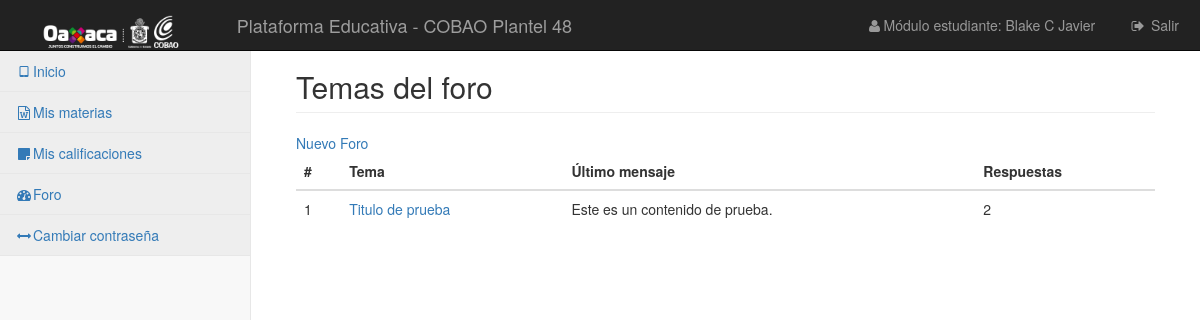
The app's page /vistas/foro/listar-f-e.php (signed in) with its own data.
### tables this page shows
CREATE TABLE `foro_foro` (
  `id_foro` int(11) NOT NULL,
  `id_forocategoria` int(11) NOT NULL,
  `foro` varchar(250) NOT NULL,
  `descripcion` text NOT NULL
);

CREATE TABLE `foro_temas` (
  `id_tema` int(11) NOT NULL,
  `id_foro` int(11) NOT NULL,
  `titulo` varchar(250) NOT NULL,
  `contenido` text NOT NULL,
  `fecha` date NOT NULL,
  `id_usuario` int(5) NOT NULL,
  `activo` int(1) NOT NULL,
  `hits` int(11) NOT NULL
);

### librerias/Simple_sessions.php (called while the page is built, shortened)
<?php
class Simple_sessions{
private $my_sess;
public function  __construct($sess_name = 'simple_sessions'){
$this->my_sess = &$_SESSION;
}
public function check_sess($name){
return isset($this->my_sess[$name]);
}
public function get_value($name){
if($this->check_sess($name)){
return $this->my_sess[$name];
}
return false;
}
}
?>

### vistas/foro/listar-f-e.php (the view, shortened to what this page needs)
<?php
require_once '../../librerias/Simple_sessions.php';
$obj_ses = new Simple_sessions();
if ($obj_ses->check_sess('userid')) {
    include "../../control/conexion.php";
    ?>
    <!DOCTYPE html>
    <html lang="es">
    <head>
        <link href="../../css/bootstrap.min.css" rel="stylesheet">
        <link href="../../css/metisMenu.min.css" rel="stylesheet">
        <link href="../../css/timeline.css" rel="stylesheet">
        <link href="../../css/startmin.css" rel="stylesheet">
        <link href="../../css/morris.css" rel="stylesheet">
        <link href="../../css/font-awesome.min.css" rel="stylesheet" type="text/css">
    </head>
    <body>
    <div id="wrapper">
        <nav class="navbar navbar-inverse navbar-fixed-top" role="navigation">
            <div class="navbar-header">
                <a class="navbar-brand" href="#"><img src="../../img/cobaojj.png" style="height: 33px"></a>
            </div>
            <div class="navbar-header">
                <a href="" class="navbar-brand">Plataforma Educativa - COBAO Plantel 48</a>
            </div>
            <ul class="nav navbar-right navbar-top-links">
                <li><a href="#"><i class="fa fa-user fa-fw"></i>Módulo estudiante: <?php echo $obj_ses->get_value('nombre')?></a>
                </li>
                <li><a href="../../control/cerrarSesion.php"><i class="fa fa-sign-out fa-fw"></i> Salir</a>
                </li>
            </ul>
            <div class="navbar-default sidebar" role="navigation">
                <div class="sidebar-nav navbar-collapse">
                    <ul class="nav" id="side-menu">
                        <li>
                            <a href="../../menuEstudiante.php" class="active"><i class="fa fa-tablet fa-fw"></i>Inicio</a>
                        </li>
                        <li>
                            <a href="mismaterias.php" class="active"><i class="fa fa-file-word-o fa-fw"></i>Mis materias</a>
                        </li>
                        <li>
                            <a href="miscalificaciones.php" class="active"><i class="fa fa-sticky-note fa-fw"></i>Mis calificaciones</a>
                        </li>
                        <li>
                            <a href="#" class="active"><i class="fa fa-dashboard fa-fw"></i>Foro</a>
                        </li>
                        <li>
                            <a href="#" class="active"><i class="fa fa-arrows-h fa-fw"></i>Cambiar contraseña</a>
                        </li>
                    </ul>
                </div>
            </div>
        </nav>
        <div id="page-wrapper">
            <div class="container-fluid">
                <?php
                $comprobar = "SELECT * FROM `foro_foro`";
                $ejecutar3 = $conexion->query($comprobar);
                ?>
                <div class="row">
                    <div class="col-lg-12">
                        <h2 class="page-header">Temas del foro</h2>
                    </div>
                </div>
                <div class="row">
                    <div class="col-lg-12">
                        <a href="nuevo-d.php">Nuevo Foro</a>
                    </div>
                </div>
                <div class="row">
                    <div class="col-lg-12">
                        <div class="table-responsive">
                            <table class="table">
                                <thead>
                                <tr>
                                    <th>#</th>
                                    <th>Tema</th>
                                    <th>Último mensaje</th>
                                    <th>Respuestas</th>
                                </tr>
                                </thead>
                                <tbody>
                                <?php
                                $i = 0;
                                while ($regs = $ejecutar3->fetch_assoc()) {
                                    $id = $regs['id_foro'];
                                    echo "<tr>";
                                    echo "<td>". number_format( $i += 1) ."</td>";
                                    echo "<td><a href='comentario-e.php?id=$id'>". $regs['foro'] ."</a></td>";
                                    $consulta1 = "SELECT * FROM `foro_temas` WHERE `id_foro` ='$id'";
                                    $ejecutar2 = $conexion->query($consulta1);
                                    $datos1 = $ejecutar2->fetch_assoc();
                                    if (empty($datos1['contenido'])){
                                        echo "<td>No hay respuestas</td>";
                                        echo "<td>0</td>";
                                    }else {
                                        echo "<td>" . $datos1['contenido'] . "</td>";
                                        echo "<td>" . $datos1['hits'] . "</td>";
                                    }
                                }
                                ?>
                                </tbody>
                            </table>
                        </div>
                    </div>
                </div>
            </div>
        </div>
    </div>
    </body>
    </html>
    <?php
}else{
    header("Location: ../index.php");
} ?>

### css/startmin.css (style rules this page uses)
body { background-color: #f8f8f8; }
#wrapper { width: 100%; }
#page-wrapper { padding: 30px 15px 0 15px; min-height: 568px; background-color: #fff; }
@media (min-width:768px) { #page-wrapper { position: inherit; margin-left: 250px; padding: 30px 30px 0 30px; border-left: 1px solid #e7e7e7; } }
.navbar-header { float: left; }
.navbar-right { text-align: right; }
.navbar-top-links { margin: 0; }
.navbar-top-links li { display: inline-block; }
.navbar-top-links li:last-child { margin-right: 6px; }
.navbar-top-links li a { padding: 15px; min-height: 50px; }
.navbar-top-links>li>a { color: #999; }
.sidebar .sidebar-nav.navbar-collapse { padding-right: 0; padding-left: 0; }
.sidebar ul li { border-bottom: 1px solid #e7e7e7; }
.sidebar ul li a.active { background-color: #eee; }
@media (min-width:768px) { .sidebar { z-index: 1; position: absolute; width: 250px; margin-top: 51px; } }

### records on screen
foro_foro: foro "Titulo de prueba", foro_temas.contenido "Este es un contenido de prueba.", foro_temas.hits "2"

### other values on screen
$obj_ses->get_value('nombre') "Blake C Javier"
